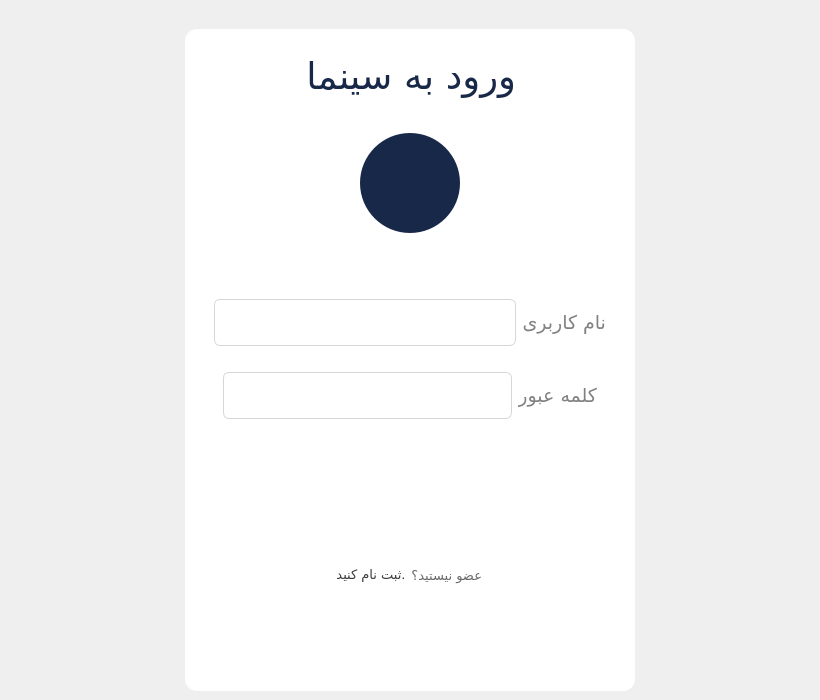
<?xml version="1.0" encoding="UTF-8"?>
<ui version="4.0">
 <class>Login</class>
 <widget class="QMainWindow" name="Login">
  <property name="geometry">
   <rect>
    <x>0</x>
    <y>0</y>
    <width>820</width>
    <height>700</height>
   </rect>
  </property>
  <property name="windowTitle">
   <string>ورود به سامانه</string>
  </property>
  <property name="styleSheet">
   <string notr="true"/>
  </property>
  <widget class="QWidget" name="centralWidget">
   <property name="styleSheet">
    <string notr="true">#Login{
	background-color: #f2f2f2;
}
#section_center{
    background-color: white;
	border-radius: 12px;
	margin-top: 20px;
}

#title{
	color: #182848;
}

#icon_wrapper{
	background-color: #182848;
	border-radius: 50px;
}
#icon{

}

#form{
	background-color: ;
}
#un_wrapper, #pw_wrapper{
	background-color: ;
}
#un_input, #pw_input{
	height: 45px;
	border: 1px solid #d6d6d6;
	outline: none;
	background-color: ;
	color: #182848;
	border-radius: 6px;
	text-align: right;
}
#un_label, #pw_label{
	color: #818181;
}
#submit_btn{
	border: none;
	background-color: qlineargradient(x1:0, y1:0, x2:1, y2:1,
                stop:1 #182848, stop: 0.2 #4b6cb7, stop:1 #182848);
	border-radius: 10px;
	color: white;
}
#submit_btn:hover{
	background-color: qlineargradient(x1:0, y1:0, x2:1, y2:1,
                stop:1 #4b6cb7, stop: 0.2 #182848, stop:1 #4b6cb7);
}

#footer_span{
	color: rgb(105, 105, 105);
	margin-top: 2px;
	margin-left: -5px;
}
#footer_log_btn, #footer_sign_btn{
	outline: none;
    border: none;
    color: rgb(59, 59, 59);
}
#footer_log_btn:hover, #footer_sign_btn:hover{
	color: #4b6cb7;
}




</string>
   </property>
   <layout class="QVBoxLayout" name="verticalLayout">
    <item>
     <layout class="QHBoxLayout" name="horizontalLayout">
      <item>
       <widget class="QWidget" name="section_center" native="true">
        <property name="minimumSize">
         <size>
          <width>300</width>
          <height>30</height>
         </size>
        </property>
        <property name="maximumSize">
         <size>
          <width>450</width>
          <height>800</height>
         </size>
        </property>
        <layout class="QVBoxLayout" name="verticalLayout_3">
         <property name="leftMargin">
          <number>9</number>
         </property>
         <property name="topMargin">
          <number>20</number>
         </property>
         <property name="rightMargin">
          <number>9</number>
         </property>
         <property name="bottomMargin">
          <number>20</number>
         </property>
         <item>
          <widget class="QWidget" name="header" native="true">
           <property name="maximumSize">
            <size>
             <width>16777215</width>
             <height>150</height>
            </size>
           </property>
           <layout class="QHBoxLayout" name="horizontalLayout_2">
            <property name="leftMargin">
             <number>9</number>
            </property>
            <property name="topMargin">
             <number>25</number>
            </property>
            <property name="rightMargin">
             <number>9</number>
            </property>
            <property name="bottomMargin">
             <number>9</number>
            </property>
            <item>
             <spacer name="horizontalSpacer_2">
              <property name="orientation">
               <enum>Qt::Horizontal</enum>
              </property>
              <property name="sizeHint" stdset="0">
               <size>
                <width>40</width>
                <height>20</height>
               </size>
              </property>
             </spacer>
            </item>
            <item>
             <layout class="QVBoxLayout" name="title_wrapper">
              <item>
               <widget class="QLabel" name="title">
                <property name="font">
                 <font>
                  <family>B Yekan</family>
                  <pointsize>28</pointsize>
                 </font>
                </property>
                <property name="text">
                 <string>ورود به سینما</string>
                </property>
               </widget>
              </item>
             </layout>
            </item>
            <item>
             <spacer name="horizontalSpacer">
              <property name="orientation">
               <enum>Qt::Horizontal</enum>
              </property>
              <property name="sizeHint" stdset="0">
               <size>
                <width>40</width>
                <height>20</height>
               </size>
              </property>
             </spacer>
            </item>
           </layout>
          </widget>
         </item>
         <item>
          <widget class="QWidget" name="icon_box" native="true">
           <layout class="QHBoxLayout" name="horizontalLayout_3">
            <property name="topMargin">
             <number>20</number>
            </property>
            <property name="bottomMargin">
             <number>20</number>
            </property>
            <item>
             <widget class="QWidget" name="icon_wrapper" native="true">
              <property name="maximumSize">
               <size>
                <width>100</width>
                <height>100</height>
               </size>
              </property>
              <layout class="QVBoxLayout" name="verticalLayout_4">
               <item>
                <widget class="QLabel" name="icon">
                 <property name="minimumSize">
                  <size>
                   <width>100</width>
                   <height>100</height>
                  </size>
                 </property>
                 <property name="maximumSize">
                  <size>
                   <width>100</width>
                   <height>100</height>
                  </size>
                 </property>
                 <property name="text">
                  <string/>
                 </property>
                 <property name="pixmap">
                  <pixmap resource="Resources.qrc">:/images/lock.png</pixmap>
                 </property>
                 <property name="scaledContents">
                  <bool>true</bool>
                 </property>
                 <property name="wordWrap">
                  <bool>false</bool>
                 </property>
                 <property name="margin">
                  <number>8</number>
                 </property>
                </widget>
               </item>
              </layout>
             </widget>
            </item>
           </layout>
          </widget>
         </item>
         <item>
          <widget class="QWidget" name="form" native="true">
           <layout class="QVBoxLayout" name="verticalLayout_5">
            <property name="leftMargin">
             <number>20</number>
            </property>
            <property name="topMargin">
             <number>20</number>
            </property>
            <property name="rightMargin">
             <number>20</number>
            </property>
            <property name="bottomMargin">
             <number>20</number>
            </property>
            <item>
             <widget class="QWidget" name="un_wrapper" native="true">
              <property name="styleSheet">
               <string notr="true"/>
              </property>
              <layout class="QHBoxLayout" name="horizontalLayout_4">
               <property name="leftMargin">
                <number>0</number>
               </property>
               <property name="topMargin">
                <number>20</number>
               </property>
               <property name="rightMargin">
                <number>0</number>
               </property>
               <property name="bottomMargin">
                <number>0</number>
               </property>
               <item>
                <widget class="QLineEdit" name="un_input">
                 <property name="maximumSize">
                  <size>
                   <width>320</width>
                   <height>16777215</height>
                  </size>
                 </property>
                 <property name="font">
                  <font>
                   <family>B Yekan</family>
                   <pointsize>14</pointsize>
                  </font>
                 </property>
                </widget>
               </item>
               <item>
                <widget class="QLabel" name="un_label">
                 <property name="font">
                  <font>
                   <family>B Yekan</family>
                   <pointsize>14</pointsize>
                  </font>
                 </property>
                 <property name="text">
                  <string>نام کاربری</string>
                 </property>
                </widget>
               </item>
              </layout>
             </widget>
            </item>
            <item>
             <widget class="QWidget" name="pw_wrapper" native="true">
              <layout class="QHBoxLayout" name="horizontalLayout_5">
               <property name="topMargin">
                <number>20</number>
               </property>
               <item>
                <widget class="QLineEdit" name="pw_input">
                 <property name="maximumSize">
                  <size>
                   <width>320</width>
                   <height>16777215</height>
                  </size>
                 </property>
                 <property name="font">
                  <font>
                   <family>B Yekan</family>
                   <pointsize>14</pointsize>
                  </font>
                 </property>
                 <property name="echoMode">
                  <enum>QLineEdit::Password</enum>
                 </property>
                </widget>
               </item>
               <item>
                <widget class="QLabel" name="pw_label">
                 <property name="font">
                  <font>
                   <family>B Yekan</family>
                   <pointsize>14</pointsize>
                  </font>
                 </property>
                 <property name="text">
                  <string>کلمه عبور</string>
                 </property>
                </widget>
               </item>
              </layout>
             </widget>
            </item>
            <item>
             <layout class="QHBoxLayout" name="btn_wrapper">
              <property name="topMargin">
               <number>20</number>
              </property>
              <property name="bottomMargin">
               <number>20</number>
              </property>
              <item>
               <widget class="QPushButton" name="submit_btn">
                <property name="minimumSize">
                 <size>
                  <width>0</width>
                  <height>50</height>
                 </size>
                </property>
                <property name="font">
                 <font>
                  <family>B Yekan</family>
                  <pointsize>16</pointsize>
                 </font>
                </property>
                <property name="cursor">
                 <cursorShape>PointingHandCursor</cursorShape>
                </property>
                <property name="text">
                 <string>ورود</string>
                </property>
               </widget>
              </item>
             </layout>
            </item>
           </layout>
          </widget>
         </item>
         <item>
          <widget class="QWidget" name="footer" native="true">
           <layout class="QHBoxLayout" name="horizontalLayout_6">
            <property name="topMargin">
             <number>10</number>
            </property>
            <item>
             <spacer name="horizontalSpacer_3">
              <property name="orientation">
               <enum>Qt::Horizontal</enum>
              </property>
              <property name="sizeHint" stdset="0">
               <size>
                <width>40</width>
                <height>20</height>
               </size>
              </property>
             </spacer>
            </item>
            <item>
             <layout class="QHBoxLayout" name="footer_wrapper">
              <property name="leftMargin">
               <number>20</number>
              </property>
              <property name="topMargin">
               <number>5</number>
              </property>
              <property name="rightMargin">
               <number>20</number>
              </property>
              <property name="bottomMargin">
               <number>5</number>
              </property>
              <item>
               <widget class="QPushButton" name="footer_sign_btn">
                <property name="font">
                 <font>
                  <family>B Yekan</family>
                  <pointsize>10</pointsize>
                 </font>
                </property>
                <property name="cursor">
                 <cursorShape>PointingHandCursor</cursorShape>
                </property>
                <property name="text">
                 <string>ثبت نام کنید.</string>
                </property>
               </widget>
              </item>
              <item>
               <widget class="QLabel" name="footer_span">
                <property name="font">
                 <font>
                  <family>B Yekan</family>
                  <pointsize>10</pointsize>
                 </font>
                </property>
                <property name="text">
                 <string>عضو نیستید؟</string>
                </property>
               </widget>
              </item>
             </layout>
            </item>
            <item>
             <spacer name="horizontalSpacer_4">
              <property name="orientation">
               <enum>Qt::Horizontal</enum>
              </property>
              <property name="sizeHint" stdset="0">
               <size>
                <width>40</width>
                <height>20</height>
               </size>
              </property>
             </spacer>
            </item>
           </layout>
          </widget>
         </item>
         <item>
          <spacer name="verticalSpacer">
           <property name="orientation">
            <enum>Qt::Vertical</enum>
           </property>
           <property name="sizeHint" stdset="0">
            <size>
             <width>20</width>
             <height>40</height>
            </size>
           </property>
          </spacer>
         </item>
        </layout>
       </widget>
      </item>
     </layout>
    </item>
   </layout>
  </widget>
 </widget>
 <resources>
  <include location="Resources.qrc"/>
 </resources>
 <connections/>
</ui>
